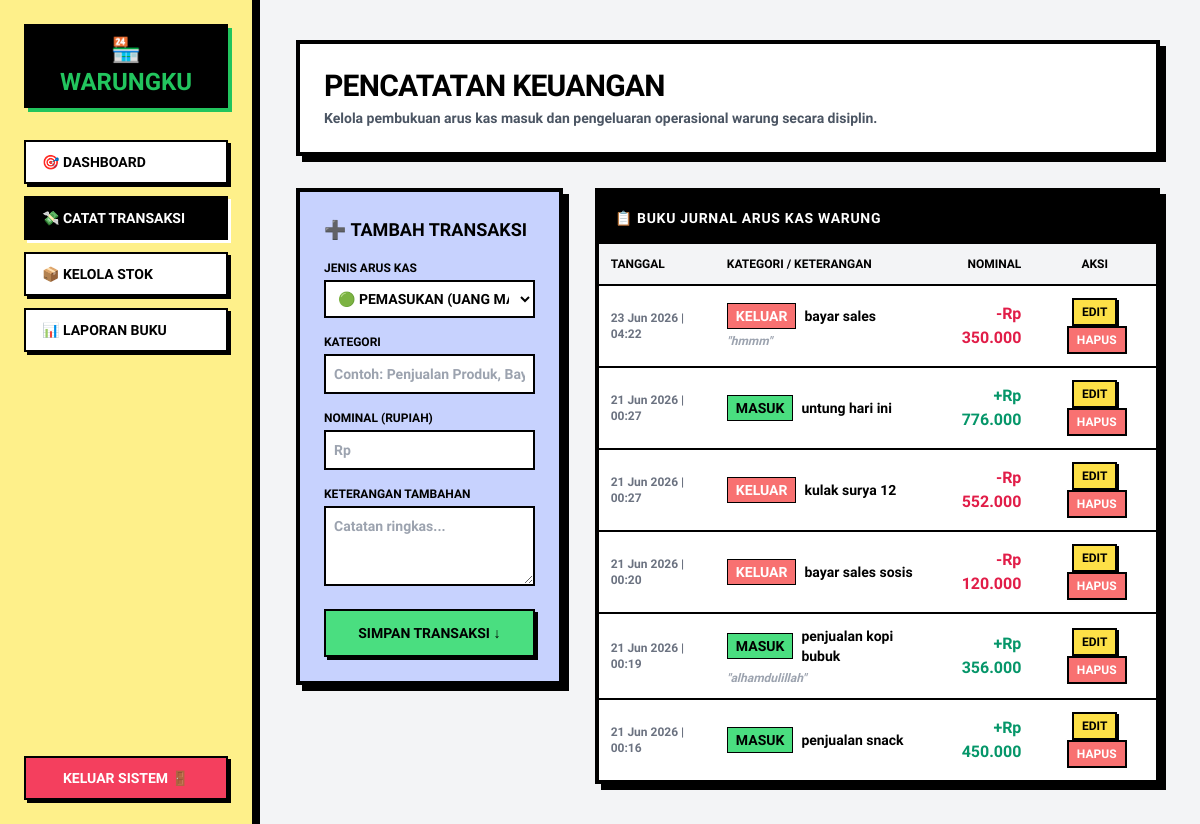
The page /transaksi.php (signed in) on the database its author committed.
### tables this page shows
CREATE TABLE `transaksi` (
  `id` int NOT NULL,
  `jenis` enum('masuk','keluar') NOT NULL,
  `kategori` varchar(50) NOT NULL,
  `nominal` int NOT NULL,
  `keterangan` text,
  `tanggal` timestamp NULL DEFAULT CURRENT_TIMESTAMP
);

### transaksi.php (the view, shortened to what this page needs)
<?php
require_once 'config/database.php';
$stmt = $pdo->query("SELECT * FROM transaksi ORDER BY tanggal DESC");
$semua_transaksi = $stmt->fetchAll();
?>
<!DOCTYPE html>
<html lang="id">
<head>
    <script src="https://cdn.tailwindcss.com"></script>
</head>
<body class="bg-[#F3F4F6] min-h-screen flex flex-col md:flex-row pb-24 md:pb-0">
    <aside class="w-full md:w-64 bg-[#FEF08A] border-b-4 md:border-b-0 md:border-r-4 border-black p-6 flex flex-col justify-between shadow-[4px_0px_0px_0px_rgba(0,0,0,1)] z-10">
        <div>
            <div class="bg-black text-[#22C55E] font-black text-2xl px-4 py-2 uppercase text-center border-2 border-black shadow-[4px_4px_0px_0px_rgba(34,197,94,1)] mb-8">
                🏪 WarungKu
            </div>
            <nav class="space-y-3">
                <a href="dashboard.php" class="block bg-white hover:bg-black hover:text-white border-2 border-black font-black px-4 py-2.5 uppercase text-sm shadow-[3px_3px_0px_0px_rgba(0,0,0,1)] transition-all">
                    🎯 Dashboard
                </a>
                <a href="transaksi.php" class="block bg-black text-white border-2 border-black font-black px-4 py-2.5 uppercase text-sm shadow-[3px_3px_0px_0px_rgba(255,255,255,1)] transition-all">
                    💸 Catat Transaksi
                </a>
                <a href="stok.php" class="block bg-white hover:bg-black hover:text-white border-2 border-black font-black px-4 py-2.5 uppercase text-sm shadow-[3px_3px_0px_0px_rgba(0,0,0,1)] transition-all">
                    📦 Kelola Stok
                </a>
                <a href="laporan.php" class="block bg-white hover:bg-black hover:text-white border-2 border-black font-black px-4 py-2.5 uppercase text-sm shadow-[3px_3px_0px_0px_rgba(0,0,0,1)] transition-all">
                    📊 Laporan Buku
                </a>
            </nav>
        </div>
        <div class="mt-8 md:mt-0">
            <a href="auth/logout.php" class="block text-center bg-[#F43F5E] text-white border-2 border-black font-black py-2.5 uppercase text-sm shadow-[3px_3px_0px_0px_rgba(0,0,0,1)] transition-all">
                Keluar Sistem 🚪
            </a>
        </div>
    </aside>
    <main class="flex-1 p-6 md:p-10 space-y-8 overflow-y-auto">
        <div class="bg-white border-4 border-black p-6 shadow-[6px_6px_0px_0px_rgba(0,0,0,1)]">
            <h1 class="text-3xl font-black text-black uppercase tracking-tight">Pencatatan Keuangan</h1>
            <p class="text-sm font-bold text-gray-600 mt-1">Kelola pembukuan arus kas masuk dan pengeluaran operasional warung secara disiplin.</p>
        </div>
        <div class="grid grid-cols-1 gap-8 lg:grid-cols-3">
            <div class="bg-[#C7D2FE] border-4 border-black p-6 shadow-[6px_6px_0px_0px_rgba(0,0,0,1)] h-fit">
                <h3 class="font-black text-lg text-black uppercase mb-4">➕ Tambah Transaksi</h3>
                <form action="transaksi.php" method="POST" class="space-y-4">
                    <div>
                        <label class="block text-xs font-black uppercase text-black mb-1">Jenis Arus Kas</label>
                        <select name="jenis" required class="w-full border-2 border-black p-2 text-sm font-bold bg-white cursor-pointer focus:bg-[#FEF08A]">
                            <option value="masuk">🟢 PEMASUKAN (UANG MASUK)</option>
                        </select>
                    </div>
                    <div>
                        <label class="block text-xs font-black uppercase text-black mb-1">Kategori</label>
                        <input type="text" name="kategori" required class="w-full border-2 border-black p-2 text-sm font-bold bg-white" placeholder="Contoh: Penjualan Produk, Bayar Listrik">
                    </div>
                    <div>
                        <label class="block text-xs font-black uppercase text-black mb-1">Nominal (Rupiah)</label>
                        <input type="number" name="nominal" required min="1" class="w-full border-2 border-black p-2 text-sm font-bold bg-white" placeholder="Rp">
                    </div>
                    <div>
                        <label class="block text-xs font-black uppercase text-black mb-1">Keterangan Tambahan</label>
                        <textarea name="keterangan" rows="3" class="w-full border-2 border-black p-2 text-sm font-bold bg-white" placeholder="Catatan ringkas..."></textarea>
                    </div>
                    <button type="submit" name="simpan_transaksi" class="w-full bg-[#4ADE80] text-black border-2 border-black font-black py-3 uppercase text-sm shadow-[3px_3px_0px_0px_rgba(0,0,0,1)] active:translate-x-0.5 active:translate-y-0.5 transition-all">
                        Simpan Transaksi ↓
                    </button>
                </form>
            </div>
            <div class="bg-white border-4 border-black shadow-[6px_6px_0px_0px_rgba(0,0,0,1)] lg:col-span-2 overflow-hidden">
                <div class="bg-black text-white p-4 font-black text-sm uppercase tracking-wider">
                    📋 Buku Jurnal Arus Kas Warung
                </div>
                <div class="overflow-x-auto">
                    <table class="w-full text-left border-collapse">
                        <thead>
                            <tr class="bg-gray-100 border-b-2 border-black font-black text-xs uppercase">
                                <th class="p-3 text-black">Tanggal</th>
                                <th class="p-3 text-black">Kategori / Keterangan</th>
                                <th class="p-3 text-black text-right">Nominal</th>
                                <th class="p-3 text-black text-center">Aksi</th>
                            </tr>
                        </thead>
                        <tbody class="divide-y-2 divide-black font-bold text-sm">
                            <?php foreach ($semua_transaksi as $tx): ?>
                                <tr class="hover:bg-gray-50">
                                    <td class="p-3 text-xs text-gray-500">
                                        <?= date('d M Y | H:i', strtotime($tx['tanggal'])); ?>
                                    </td>
                                    <td class="p-3">
                                        <div class="flex items-center space-x-2">
                                            <?php if ($tx['jenis'] == 'masuk'): ?>
                                                <span class="bg-[#4ADE80] text-black text-xxs font-black px-2 py-0.5 border border-black uppercase">Masuk</span>
                                            <?php else: ?>
                                                <span class="bg-[#F87171] text-white text-xxs font-black px-2 py-0.5 border border-black uppercase">Keluar</span>
                                            <?php endif; ?>
                                            <span class="font-black text-black"><?= htmlspecialchars($tx['kategori']); ?></span>
                                        </div>
                                        <?php if(!empty($tx['keterangan'])): ?>
                                            <p class="text-xs text-gray-400 mt-1 italic">"<?= htmlspecialchars($tx['keterangan']); ?>"</p>
                                        <?php endif; ?>
                                    </td>
                                    <td class="p-3 text-right font-black text-base <?= $tx['jenis'] == 'masuk' ? 'text-emerald-600' : 'text-rose-600'; ?>">
                                        <?= $tx['jenis'] == 'masuk' ? '+' : '-'; ?>Rp <?= number_format($tx['nominal'], 0, ',', '.'); ?>
                                    </td>
                                    <td class="p-3 text-center space-y-1 sm:space-y-0 sm:space-x-1">
                                        <button onclick='bukaModalEditTx(<?= json_encode($tx); ?>)'
                                                class="bg-[#FDE047] hover:bg-yellow-400 text-black border-2 border-black font-black text-xs px-2 py-1 uppercase shadow-[2px_2px_0px_0px_rgba(0,0,0,1)] active:translate-x-0.5 active:translate-y-0.5 transition-all">
                                            Edit
                                        </button>
                                        <a href="transaksi.php?hapus=<?= $tx['id']; ?>"
                                           onclick="return confirm('Apakah Anda yakin ingin menghapus jurnal keuangan ini?')"
                                           class="inline-block bg-[#F87171] hover:bg-red-500 text-white border-2 border-black font-black text-xs px-2 py-1 uppercase shadow-[2px_2px_0px_0px_rgba(254,254,254,1)] active:translate-x-0.5 active:translate-y-0.5 transition-all">
                                            Hapus
                                        </a>
                                    </td>
                                </tr>
                            <?php endforeach; ?>
                        </tbody>
                    </table>
                </div>
            </div>
        </div>
    </main>
</body>
</html>

### transaksi.php (style rules this page uses)
body { font-family: 'Lexend', sans-serif; }

### rows shown on the page
transaksi: tanggal "23 Jun 2026 | 04:22", jenis "KELUAR", kategori "bayar sales", keterangan "hmmm", nominal "350.000"
transaksi: tanggal "21 Jun 2026 | 00:27", jenis "MASUK", kategori "untung hari ini", nominal "776.000"
transaksi: tanggal "21 Jun 2026 | 00:27", jenis "KELUAR", kategori "kulak surya 12", nominal "552.000"
transaksi: tanggal "21 Jun 2026 | 00:20", jenis "KELUAR", kategori "bayar sales sosis", nominal "120.000"
transaksi: tanggal "21 Jun 2026 | 00:19", jenis "MASUK", kategori "penjualan kopi bubuk", keterangan "alhamdulillah", nominal "356.000"
transaksi: tanggal "21 Jun 2026 | 00:16", jenis "MASUK", kategori "penjualan snack", nominal "450.000"
